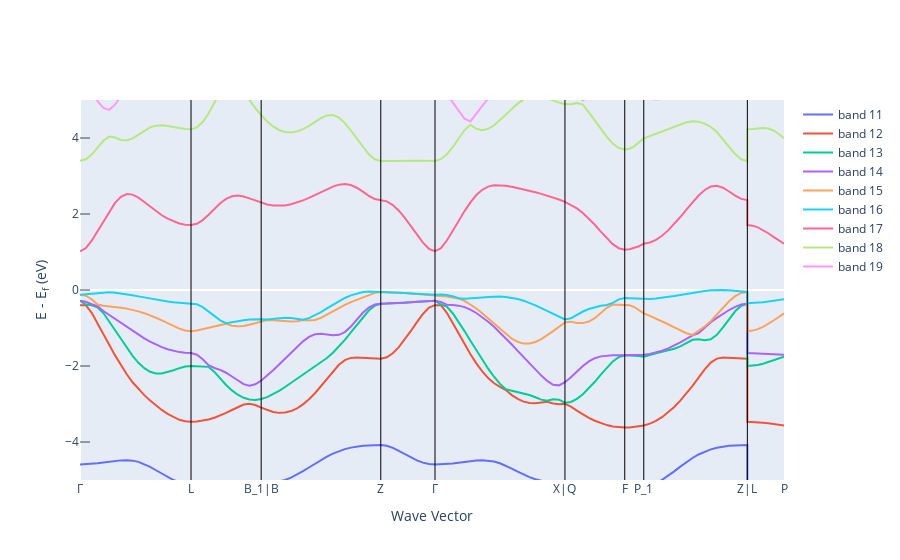

Here is the notebook cell this chart was saved with:
### Markdown cell above
## Bande interdite

### Code cell
# Bande interdite

data = BSPlotter(el_bs).bs_plot_data()
bs_plot = get_plot_bs(el_bs, plot_range=[-5,5])
bs_plot.show()

if el_bs.get_band_gap()['direct'] == True: type_bande = 'directe'
else: type_bande = 'indirecte'
print(f"Bande interdite de type {type_bande}. ")
print(f"Largeur de la bande interdite: {el_bs.get_band_gap()['energy']} [eV]")
print(f"Maximum de la bande de valence en {data['vbm'][0]}.")
print(f"Minima de la bande de conduction en {data['cbm'][0]} et {data['cbm'][1]}.")

### Figure 1 — Plotly figure (JSON) as saved in the notebook; plotly's stock layout.template omitted (floating-point values rounded to 4 significant figures; data arrays with more than 128 entries replaced by an {"elided": "..."} marker saying what was removed)
{"data": [{"mode": "lines", "name": "band 11", "type": "scatter", "x": {"elided": "129 float values"}, "y": {"elided": "129 float values"}}, {"mode": "lines", "name": "band 12", "type": "scatter", "x": {"elided": "129 float values"}, "y": {"elided": "129 float values"}}, {"mode": "lines", "name": "band 13", "type": "scatter", "x": {"elided": "129 float values"}, "y": {"elided": "129 float values"}}, {"mode": "lines", "name": "band 14", "type": "scatter", "x": {"elided": "129 float values"}, "y": {"elided": "129 float values"}}, {"mode": "lines", "name": "band 15", "type": "scatter", "x": {"elided": "129 float values"}, "y": {"elided": "129 float values"}}, {"mode": "lines", "name": "band 16", "type": "scatter", "x": {"elided": "129 float values"}, "y": {"elided": "129 float values"}}, {"mode": "lines", "name": "band 17", "type": "scatter", "x": {"elided": "129 float values"}, "y": {"elided": "129 float values"}}, {"mode": "lines", "name": "band 18", "type": "scatter", "x": {"elided": "129 float values"}, "y": {"elided": "129 float values"}}, {"mode": "lines", "name": "band 19", "type": "scatter", "x": {"elided": "129 float values"}, "y": {"elided": "129 float values"}}], "layout": {"shapes": [{"line": {"color": "black", "width": 1}, "type": "line", "x0": 0.9107, "x1": 0.9107, "xref": "x", "y0": 0, "y1": 1, "yref": "y domain"}, {"line": {"color": "black", "width": 1}, "type": "line", "x0": 1.486, "x1": 1.486, "xref": "x", "y0": 0, "y1": 1, "yref": "y domain"}, {"line": {"color": "black", "width": 1}, "type": "line", "x0": 2.467, "x1": 2.467, "xref": "x", "y0": 0, "y1": 1, "yref": "y domain"}, {"line": {"color": "black", "width": 1}, "type": "line", "x0": 2.912, "x1": 2.912, "xref": "x", "y0": 0, "y1": 1, "yref": "y domain"}, {"line": {"color": "black", "width": 1}, "type": "line", "x0": 3.978, "x1": 3.978, "xref": "x", "y0": 0, "y1": 1, "yref": "y domain"}, {"line": {"color": "black", "width": 1}, "type": "line", "x0": 4.468, "x1": 4.468, "xref": "x", "y0": 0, "y1": 1, "yref": "y domain"}, {"line": {"color": "black", "width": 1}, "type": "line", "x0": 4.624, "x1": 4.624, "xref": "x", "y0": 0, "y1": 1, "yref": "y domain"}, {"line": {"color": "black", "width": 1}, "type": "line", "x0": 5.474, "x1": 5.474, "xref": "x", "y0": 0, "y1": 1, "yref": "y domain"}], "xaxis": {"mirror": true, "showgrid": false, "ticklen": 0, "ticks": "inside", "ticktext": ["Γ", "L", "B_1|B", "Z", "Γ", "X|Q", "F", "P_1", "Z|L", "P"], "tickvals": [0, 0.9107, 1.486, 2.467, 2.912, 3.978, 4.468, 4.624, 5.474, 5.774], "title": {"text": "Wave Vector"}}, "yaxis": {"mirror": true, "range": [-5, 5], "showgrid": false, "ticklen": 10, "ticks": "inside", "title": {"text": "E - E<sub>f</sub> (eV)"}}}}
